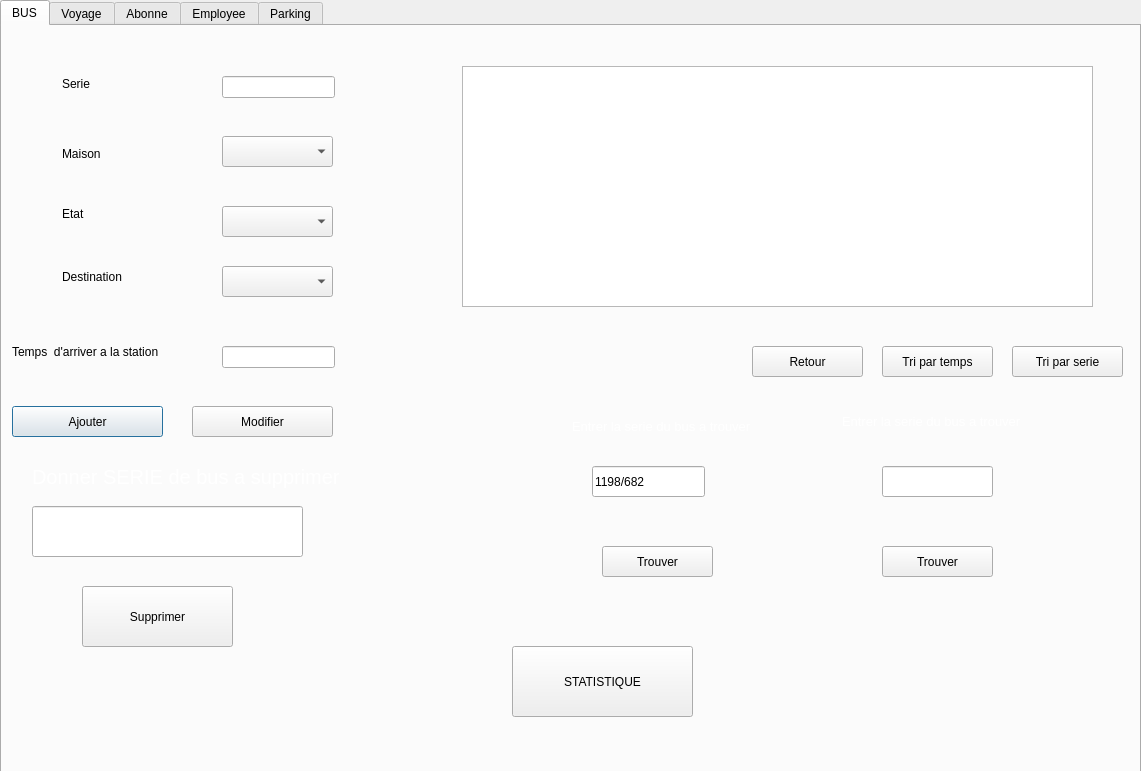
<?xml version="1.0" encoding="UTF-8"?>
<ui version="4.0">
 <class>choose</class>
 <widget class="QDialog" name="choose">
  <property name="enabled">
   <bool>true</bool>
  </property>
  <property name="geometry">
   <rect>
    <x>0</x>
    <y>0</y>
    <width>1141</width>
    <height>771</height>
   </rect>
  </property>
  <property name="windowTitle">
   <string>Dialog</string>
  </property>
  <widget class="QTabWidget" name="tabWidget">
   <property name="geometry">
    <rect>
     <x>0</x>
     <y>0</y>
     <width>1141</width>
     <height>821</height>
    </rect>
   </property>
   <property name="whatsThis">
    <string>&lt;html&gt;&lt;head/&gt;&lt;body&gt;&lt;p&gt;sasassa&lt;/p&gt;&lt;/body&gt;&lt;/html&gt;</string>
   </property>
   <property name="styleSheet">
    <string notr="true"/>
   </property>
   <property name="tabShape">
    <enum>QTabWidget::Rounded</enum>
   </property>
   <property name="currentIndex">
    <number>0</number>
   </property>
   <property name="documentMode">
    <bool>false</bool>
   </property>
   <property name="tabsClosable">
    <bool>false</bool>
   </property>
   <property name="movable">
    <bool>false</bool>
   </property>
   <property name="tabBarAutoHide">
    <bool>false</bool>
   </property>
   <widget class="QWidget" name="BUS">
    <attribute name="title">
     <string>BUS</string>
    </attribute>
    <widget class="QLabel" name="label_3">
     <property name="geometry">
      <rect>
       <x>60</x>
       <y>120</y>
       <width>55</width>
       <height>16</height>
      </rect>
     </property>
     <property name="text">
      <string>Maison</string>
     </property>
    </widget>
    <widget class="QComboBox" name="comboBox_4">
     <property name="geometry">
      <rect>
       <x>220</x>
       <y>110</y>
       <width>111</width>
       <height>31</height>
      </rect>
     </property>
    </widget>
    <widget class="QComboBox" name="comboBox">
     <property name="geometry">
      <rect>
       <x>220</x>
       <y>240</y>
       <width>111</width>
       <height>31</height>
      </rect>
     </property>
     <property name="duplicatesEnabled">
      <bool>false</bool>
     </property>
    </widget>
    <widget class="QLabel" name="label_2">
     <property name="geometry">
      <rect>
       <x>60</x>
       <y>50</y>
       <width>55</width>
       <height>16</height>
      </rect>
     </property>
     <property name="text">
      <string>Serie</string>
     </property>
    </widget>
    <widget class="QLabel" name="label_6">
     <property name="geometry">
      <rect>
       <x>10</x>
       <y>310</y>
       <width>171</width>
       <height>31</height>
      </rect>
     </property>
     <property name="text">
      <string>Temps  d'arriver a la station</string>
     </property>
    </widget>
    <widget class="QComboBox" name="comboBox_3">
     <property name="geometry">
      <rect>
       <x>220</x>
       <y>180</y>
       <width>111</width>
       <height>31</height>
      </rect>
     </property>
    </widget>
    <widget class="QLineEdit" name="temps_de_depart">
     <property name="geometry">
      <rect>
       <x>220</x>
       <y>320</y>
       <width>113</width>
       <height>22</height>
      </rect>
     </property>
    </widget>
    <widget class="QLabel" name="label_4">
     <property name="geometry">
      <rect>
       <x>60</x>
       <y>180</y>
       <width>55</width>
       <height>16</height>
      </rect>
     </property>
     <property name="text">
      <string>Etat</string>
     </property>
    </widget>
    <widget class="QLabel" name="label_5">
     <property name="geometry">
      <rect>
       <x>60</x>
       <y>240</y>
       <width>71</width>
       <height>21</height>
      </rect>
     </property>
     <property name="text">
      <string>Destination</string>
     </property>
    </widget>
    <widget class="QPushButton" name="pushButton_9">
     <property name="geometry">
      <rect>
       <x>10</x>
       <y>380</y>
       <width>151</width>
       <height>31</height>
      </rect>
     </property>
     <property name="text">
      <string>Ajouter</string>
     </property>
    </widget>
    <widget class="QLineEdit" name="serie">
     <property name="geometry">
      <rect>
       <x>220</x>
       <y>50</y>
       <width>113</width>
       <height>22</height>
      </rect>
     </property>
    </widget>
    <widget class="QPushButton" name="pushButton">
     <property name="geometry">
      <rect>
       <x>190</x>
       <y>380</y>
       <width>141</width>
       <height>31</height>
      </rect>
     </property>
     <property name="text">
      <string>Modifier</string>
     </property>
    </widget>
    <widget class="QPushButton" name="pushButton_2">
     <property name="geometry">
      <rect>
       <x>80</x>
       <y>560</y>
       <width>151</width>
       <height>61</height>
      </rect>
     </property>
     <property name="text">
      <string>Supprimer</string>
     </property>
    </widget>
    <widget class="QLineEdit" name="serie2">
     <property name="geometry">
      <rect>
       <x>30</x>
       <y>480</y>
       <width>271</width>
       <height>51</height>
      </rect>
     </property>
    </widget>
    <widget class="QLabel" name="label_8">
     <property name="geometry">
      <rect>
       <x>30</x>
       <y>430</y>
       <width>331</width>
       <height>41</height>
      </rect>
     </property>
     <property name="styleSheet">
      <string notr="true">color: rgb(255, 255, 255);
font-size:20px;</string>
     </property>
     <property name="text">
      <string>Donner SERIE de bus a supprimer</string>
     </property>
    </widget>
    <widget class="QPushButton" name="pushButton_8">
     <property name="geometry">
      <rect>
       <x>1010</x>
       <y>320</y>
       <width>111</width>
       <height>31</height>
      </rect>
     </property>
     <property name="text">
      <string>Tri par serie</string>
     </property>
    </widget>
    <widget class="QPushButton" name="pushButton_13">
     <property name="geometry">
      <rect>
       <x>750</x>
       <y>320</y>
       <width>111</width>
       <height>31</height>
      </rect>
     </property>
     <property name="text">
      <string>Retour</string>
     </property>
    </widget>
    <widget class="QTableView" name="bus_afficher">
     <property name="geometry">
      <rect>
       <x>460</x>
       <y>40</y>
       <width>631</width>
       <height>241</height>
      </rect>
     </property>
    </widget>
    <widget class="QPushButton" name="pushButton_12">
     <property name="geometry">
      <rect>
       <x>880</x>
       <y>320</y>
       <width>111</width>
       <height>31</height>
      </rect>
     </property>
     <property name="text">
      <string>Tri par temps</string>
     </property>
    </widget>
    <widget class="QLabel" name="label_24">
     <property name="geometry">
      <rect>
       <x>840</x>
       <y>380</y>
       <width>301</width>
       <height>31</height>
      </rect>
     </property>
     <property name="styleSheet">
      <string notr="true">color: rgb(255, 255, 255);
font-size:13px;</string>
     </property>
     <property name="text">
      <string>Entrer la serie du bus a trouver</string>
     </property>
    </widget>
    <widget class="QLineEdit" name="trouver">
     <property name="geometry">
      <rect>
       <x>880</x>
       <y>440</y>
       <width>111</width>
       <height>31</height>
      </rect>
     </property>
    </widget>
    <widget class="QPushButton" name="pushButton_7">
     <property name="geometry">
      <rect>
       <x>880</x>
       <y>520</y>
       <width>111</width>
       <height>31</height>
      </rect>
     </property>
     <property name="text">
      <string>Trouver</string>
     </property>
    </widget>
    <widget class="QLabel" name="label_pic_2">
     <property name="geometry">
      <rect>
       <x>0</x>
       <y>0</y>
       <width>1141</width>
       <height>771</height>
      </rect>
     </property>
     <property name="styleSheet">
      <string notr="true">width:100%;
height:100%;
</string>
     </property>
     <property name="text">
      <string/>
     </property>
    </widget>
    <widget class="QLabel" name="label_27">
     <property name="geometry">
      <rect>
       <x>690</x>
       <y>750</y>
       <width>301</width>
       <height>31</height>
      </rect>
     </property>
     <property name="styleSheet">
      <string notr="true">color: rgb(255, 255, 255);
font-size:13px;</string>
     </property>
     <property name="text">
      <string>Entrer la serie du bus a trouver</string>
     </property>
    </widget>
    <widget class="QLabel" name="label_28">
     <property name="geometry">
      <rect>
       <x>830</x>
       <y>750</y>
       <width>301</width>
       <height>31</height>
      </rect>
     </property>
     <property name="styleSheet">
      <string notr="true">color: rgb(255, 255, 255);
font-size:13px;</string>
     </property>
     <property name="text">
      <string>Entrer la serie du bus a trouver</string>
     </property>
    </widget>
    <widget class="QLabel" name="label_7">
     <property name="geometry">
      <rect>
       <x>570</x>
       <y>390</y>
       <width>191</width>
       <height>21</height>
      </rect>
     </property>
     <property name="styleSheet">
      <string notr="true">color: rgb(255, 255, 255);
font-size:13px;</string>
     </property>
     <property name="text">
      <string>Entrer la serie du bus a trouver</string>
     </property>
    </widget>
    <widget class="QPushButton" name="pushButton_19">
     <property name="geometry">
      <rect>
       <x>600</x>
       <y>520</y>
       <width>111</width>
       <height>31</height>
      </rect>
     </property>
     <property name="text">
      <string>Trouver</string>
     </property>
    </widget>
    <widget class="QLineEdit" name="trouver_etat">
     <property name="geometry">
      <rect>
       <x>590</x>
       <y>440</y>
       <width>113</width>
       <height>31</height>
      </rect>
     </property>
     <property name="text">
      <string>1198/682</string>
     </property>
    </widget>
    <widget class="QPushButton" name="pushButton_20">
     <property name="geometry">
      <rect>
       <x>510</x>
       <y>620</y>
       <width>181</width>
       <height>71</height>
      </rect>
     </property>
     <property name="text">
      <string>STATISTIQUE</string>
     </property>
    </widget>
    <zorder>label_pic_2</zorder>
    <zorder>label_3</zorder>
    <zorder>comboBox_4</zorder>
    <zorder>comboBox</zorder>
    <zorder>label_2</zorder>
    <zorder>label_6</zorder>
    <zorder>comboBox_3</zorder>
    <zorder>temps_de_depart</zorder>
    <zorder>label_4</zorder>
    <zorder>label_5</zorder>
    <zorder>pushButton_9</zorder>
    <zorder>serie</zorder>
    <zorder>pushButton</zorder>
    <zorder>pushButton_2</zorder>
    <zorder>serie2</zorder>
    <zorder>label_8</zorder>
    <zorder>pushButton_8</zorder>
    <zorder>pushButton_13</zorder>
    <zorder>bus_afficher</zorder>
    <zorder>pushButton_12</zorder>
    <zorder>label_24</zorder>
    <zorder>trouver</zorder>
    <zorder>pushButton_7</zorder>
    <zorder>label_27</zorder>
    <zorder>label_28</zorder>
    <zorder>label_7</zorder>
    <zorder>pushButton_19</zorder>
    <zorder>trouver_etat</zorder>
    <zorder>pushButton_20</zorder>
   </widget>
   <widget class="QWidget" name="tab_12">
    <attribute name="title">
     <string>Voyage</string>
    </attribute>
    <widget class="QPushButton" name="pushButton_11">
     <property name="geometry">
      <rect>
       <x>20</x>
       <y>280</y>
       <width>141</width>
       <height>31</height>
      </rect>
     </property>
     <property name="text">
      <string>Ajouter</string>
     </property>
    </widget>
    <widget class="QLineEdit" name="temps_de_depart_3">
     <property name="geometry">
      <rect>
       <x>150</x>
       <y>200</y>
       <width>113</width>
       <height>22</height>
      </rect>
     </property>
    </widget>
    <widget class="QLineEdit" name="id">
     <property name="geometry">
      <rect>
       <x>152</x>
       <y>79</y>
       <width>113</width>
       <height>22</height>
      </rect>
     </property>
    </widget>
    <widget class="QLabel" name="label_18">
     <property name="geometry">
      <rect>
       <x>30</x>
       <y>200</y>
       <width>111</width>
       <height>16</height>
      </rect>
     </property>
     <property name="text">
      <string>temps_de_depart</string>
     </property>
    </widget>
    <widget class="QLabel" name="label">
     <property name="geometry">
      <rect>
       <x>30</x>
       <y>90</y>
       <width>55</width>
       <height>16</height>
      </rect>
     </property>
     <property name="text">
      <string>ID</string>
     </property>
    </widget>
    <widget class="QLabel" name="label_15">
     <property name="geometry">
      <rect>
       <x>30</x>
       <y>140</y>
       <width>71</width>
       <height>16</height>
      </rect>
     </property>
     <property name="text">
      <string>destination</string>
     </property>
    </widget>
    <widget class="QPushButton" name="pushButton_6">
     <property name="geometry">
      <rect>
       <x>190</x>
       <y>280</y>
       <width>141</width>
       <height>31</height>
      </rect>
     </property>
     <property name="text">
      <string>Modifier</string>
     </property>
    </widget>
    <widget class="QTableView" name="voyage_afficher">
     <property name="geometry">
      <rect>
       <x>460</x>
       <y>40</y>
       <width>631</width>
       <height>241</height>
      </rect>
     </property>
    </widget>
    <widget class="QLabel" name="label_19">
     <property name="geometry">
      <rect>
       <x>80</x>
       <y>440</y>
       <width>481</width>
       <height>41</height>
      </rect>
     </property>
     <property name="styleSheet">
      <string notr="true">color: rgb(255, 255, 255);
font-size:20px;</string>
     </property>
     <property name="text">
      <string>Donner ID de voyage a supprimer</string>
     </property>
    </widget>
    <widget class="QLineEdit" name="supp">
     <property name="geometry">
      <rect>
       <x>150</x>
       <y>490</y>
       <width>191</width>
       <height>41</height>
      </rect>
     </property>
    </widget>
    <widget class="QPushButton" name="pushButton_5">
     <property name="geometry">
      <rect>
       <x>190</x>
       <y>570</y>
       <width>151</width>
       <height>61</height>
      </rect>
     </property>
     <property name="text">
      <string>Supprimer</string>
     </property>
    </widget>
    <widget class="QPushButton" name="pushButton_14">
     <property name="geometry">
      <rect>
       <x>950</x>
       <y>340</y>
       <width>111</width>
       <height>31</height>
      </rect>
     </property>
     <property name="text">
      <string>Tri par serie</string>
     </property>
    </widget>
    <widget class="QPushButton" name="pushButton_15">
     <property name="geometry">
      <rect>
       <x>690</x>
       <y>340</y>
       <width>111</width>
       <height>31</height>
      </rect>
     </property>
     <property name="text">
      <string>Retour</string>
     </property>
    </widget>
    <widget class="QPushButton" name="pushButton_16">
     <property name="geometry">
      <rect>
       <x>820</x>
       <y>340</y>
       <width>111</width>
       <height>31</height>
      </rect>
     </property>
     <property name="text">
      <string>Tri par destination</string>
     </property>
    </widget>
    <widget class="QComboBox" name="comboBox_2">
     <property name="geometry">
      <rect>
       <x>150</x>
       <y>140</y>
       <width>111</width>
       <height>31</height>
      </rect>
     </property>
    </widget>
    <widget class="QPushButton" name="pushButton_17">
     <property name="geometry">
      <rect>
       <x>780</x>
       <y>610</y>
       <width>191</width>
       <height>51</height>
      </rect>
     </property>
     <property name="text">
      <string>Trouver</string>
     </property>
    </widget>
    <widget class="QLabel" name="label_26">
     <property name="geometry">
      <rect>
       <x>720</x>
       <y>420</y>
       <width>461</width>
       <height>51</height>
      </rect>
     </property>
     <property name="styleSheet">
      <string notr="true">color: rgb(255, 255, 255);
font-size:20px;</string>
     </property>
     <property name="text">
      <string>Entrer la ID du voyage a trouver</string>
     </property>
    </widget>
    <widget class="QLineEdit" name="trouver_2">
     <property name="geometry">
      <rect>
       <x>750</x>
       <y>500</y>
       <width>251</width>
       <height>51</height>
      </rect>
     </property>
    </widget>
    <widget class="QPushButton" name="pushButton_18">
     <property name="geometry">
      <rect>
       <x>1020</x>
       <y>700</y>
       <width>93</width>
       <height>28</height>
      </rect>
     </property>
     <property name="text">
      <string>Mail</string>
     </property>
    </widget>
    <widget class="QLabel" name="label_pic">
     <property name="geometry">
      <rect>
       <x>-10</x>
       <y>0</y>
       <width>1141</width>
       <height>771</height>
      </rect>
     </property>
     <property name="styleSheet">
      <string notr="true">width:100%;
height:100%;
</string>
     </property>
     <property name="text">
      <string/>
     </property>
    </widget>
    <zorder>label_pic</zorder>
    <zorder>pushButton_11</zorder>
    <zorder>temps_de_depart_3</zorder>
    <zorder>id</zorder>
    <zorder>label_18</zorder>
    <zorder>label</zorder>
    <zorder>label_15</zorder>
    <zorder>pushButton_6</zorder>
    <zorder>voyage_afficher</zorder>
    <zorder>label_19</zorder>
    <zorder>supp</zorder>
    <zorder>pushButton_5</zorder>
    <zorder>pushButton_14</zorder>
    <zorder>pushButton_15</zorder>
    <zorder>pushButton_16</zorder>
    <zorder>comboBox_2</zorder>
    <zorder>pushButton_17</zorder>
    <zorder>label_26</zorder>
    <zorder>trouver_2</zorder>
    <zorder>pushButton_18</zorder>
   </widget>
   <widget class="QWidget" name="Abonne">
    <attribute name="title">
     <string>Abonne</string>
    </attribute>
   </widget>
   <widget class="QWidget" name="tab">
    <attribute name="title">
     <string>Employee</string>
    </attribute>
   </widget>
   <widget class="QWidget" name="Parking">
    <attribute name="title">
     <string>Parking</string>
    </attribute>
    <widget class="QTabWidget" name="tabWidget_3">
     <property name="geometry">
      <rect>
       <x>0</x>
       <y>0</y>
       <width>901</width>
       <height>481</height>
      </rect>
     </property>
     <property name="tabShape">
      <enum>QTabWidget::Triangular</enum>
     </property>
     <property name="currentIndex">
      <number>0</number>
     </property>
     <widget class="QWidget" name="Ajouter_2">
      <attribute name="title">
       <string>Ajouter PARKING</string>
      </attribute>
      <widget class="QLabel" name="label_14">
       <property name="geometry">
        <rect>
         <x>50</x>
         <y>170</y>
         <width>55</width>
         <height>16</height>
        </rect>
       </property>
       <property name="text">
        <string>Etat</string>
       </property>
      </widget>
      <widget class="QLineEdit" name="etat_3">
       <property name="geometry">
        <rect>
         <x>210</x>
         <y>170</y>
         <width>113</width>
         <height>22</height>
        </rect>
       </property>
      </widget>
      <widget class="QLabel" name="label_16">
       <property name="geometry">
        <rect>
         <x>50</x>
         <y>100</y>
         <width>55</width>
         <height>16</height>
        </rect>
       </property>
       <property name="text">
        <string>ID</string>
       </property>
      </widget>
      <widget class="QPushButton" name="pushButton_10">
       <property name="geometry">
        <rect>
         <x>510</x>
         <y>240</y>
         <width>191</width>
         <height>51</height>
        </rect>
       </property>
       <property name="text">
        <string>Ajouter</string>
       </property>
      </widget>
      <widget class="QLineEdit" name="serie_3">
       <property name="geometry">
        <rect>
         <x>210</x>
         <y>100</y>
         <width>113</width>
         <height>22</height>
        </rect>
       </property>
      </widget>
     </widget>
     <widget class="QWidget" name="tab_5">
      <attribute name="title">
       <string>Modifier PARKING</string>
      </attribute>
      <widget class="QPushButton" name="pushButton_3">
       <property name="geometry">
        <rect>
         <x>510</x>
         <y>200</y>
         <width>181</width>
         <height>61</height>
        </rect>
       </property>
       <property name="text">
        <string>Modifier</string>
       </property>
      </widget>
      <widget class="QLineEdit" name="etat_4">
       <property name="geometry">
        <rect>
         <x>130</x>
         <y>220</y>
         <width>141</width>
         <height>31</height>
        </rect>
       </property>
      </widget>
      <widget class="QLabel" name="label_22">
       <property name="geometry">
        <rect>
         <x>50</x>
         <y>220</y>
         <width>41</width>
         <height>21</height>
        </rect>
       </property>
       <property name="text">
        <string>etat</string>
       </property>
      </widget>
      <widget class="QLineEdit" name="serie_4">
       <property name="geometry">
        <rect>
         <x>130</x>
         <y>161</y>
         <width>141</width>
         <height>31</height>
        </rect>
       </property>
      </widget>
      <widget class="QLabel" name="label_17">
       <property name="geometry">
        <rect>
         <x>50</x>
         <y>170</y>
         <width>55</width>
         <height>16</height>
        </rect>
       </property>
       <property name="text">
        <string>ID</string>
       </property>
      </widget>
     </widget>
     <widget class="QWidget" name="tab_6">
      <attribute name="title">
       <string>Supprimer PARKING</string>
      </attribute>
      <widget class="QPushButton" name="pushButton_4">
       <property name="geometry">
        <rect>
         <x>340</x>
         <y>260</y>
         <width>151</width>
         <height>61</height>
        </rect>
       </property>
       <property name="text">
        <string>Supprimer</string>
       </property>
      </widget>
      <widget class="QLineEdit" name="serie2_2">
       <property name="geometry">
        <rect>
         <x>280</x>
         <y>160</y>
         <width>271</width>
         <height>51</height>
        </rect>
       </property>
      </widget>
      <widget class="QLabel" name="label_25">
       <property name="geometry">
        <rect>
         <x>310</x>
         <y>70</y>
         <width>241</width>
         <height>41</height>
        </rect>
       </property>
       <property name="text">
        <string>Donner SERIE de PARKING a supprimer</string>
       </property>
      </widget>
     </widget>
     <widget class="QWidget" name="tab_7">
      <attribute name="title">
       <string>Affichier PARKING</string>
      </attribute>
      <widget class="QTableView" name="bus_afficher_2">
       <property name="geometry">
        <rect>
         <x>0</x>
         <y>0</y>
         <width>891</width>
         <height>331</height>
        </rect>
       </property>
      </widget>
     </widget>
    </widget>
   </widget>
  </widget>
 </widget>
 <resources/>
 <connections/>
</ui>
